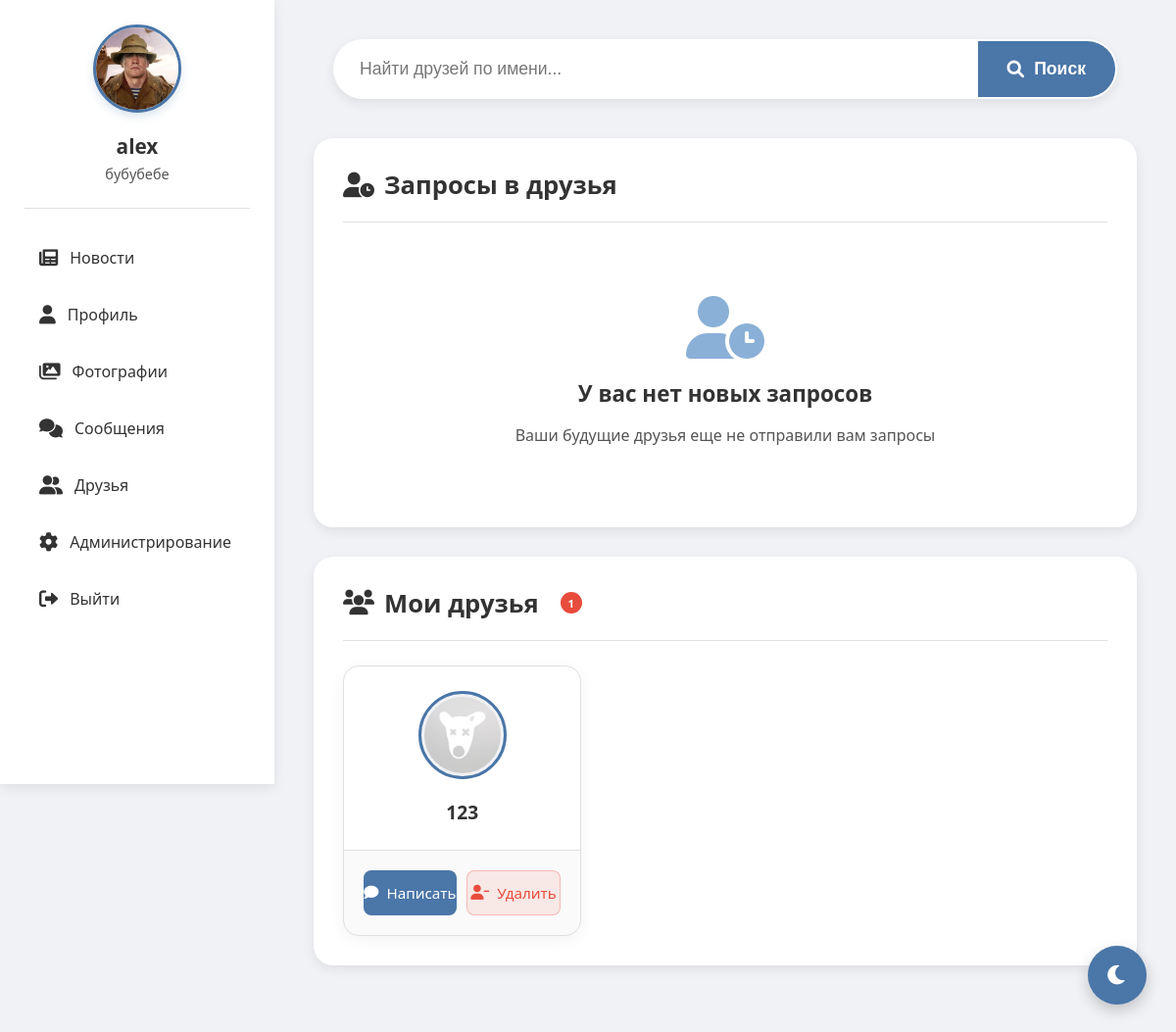
/friends (signed in), run on an earlier commit of the app's database.
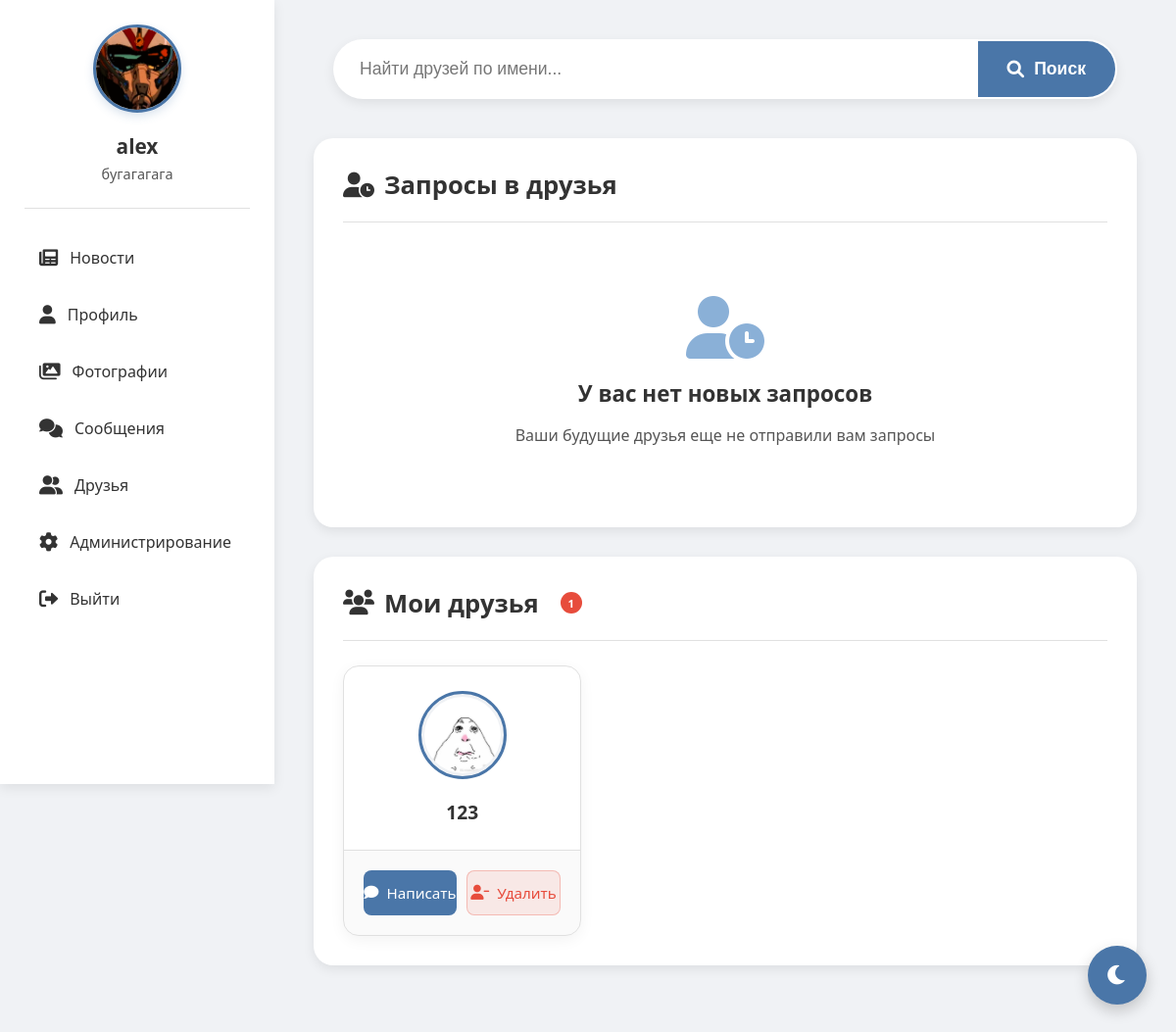
And on a later commit of the database.
### tables this page shows
CREATE TABLE users (
                id INTEGER PRIMARY KEY AUTOINCREMENT,
                username TEXT UNIQUE NOT NULL,
                password TEXT NOT NULL,
                email TEXT,
                bio TEXT,
                avatar TEXT, role TEXT DEFAULT 'user' CHECK(role IN ('admin', 'moderator', 'user')), is_online BOOLEAN DEFAULT FALSE, last_seen DATETIME, banner TEXT, is_blocked BOOLEAN DEFAULT 0, block_reason TEXT);

### routes/friends.py (the view)
@bp.route('/friends', methods=['GET'])
def friends():
    if 'user_id' not in session:
        return redirect(url_for('auth.index'))
    user_id = session['user_id']
    conn = get_db()
    c = conn.cursor()
    c.execute("SELECT * FROM users WHERE id = ?", (user_id,))
    user = c.fetchone()
    c.execute('''SELECT users.id, users.username, users.avatar
                FROM friends
                JOIN users ON friends.user_id = users.id
                WHERE friends.friend_id = ? AND friends.status = 'pending' ''', (user_id,))
    requests = c.fetchall()
    c.execute('''SELECT users.id, users.username, users.avatar
                FROM friends
                JOIN users ON friends.friend_id = users.id
                WHERE friends.user_id = ? AND friends.status = 'accepted'
                UNION
                SELECT users.id, users.username, users.avatar
                FROM friends
                JOIN users ON friends.user_id = users.id
                WHERE friends.friend_id = ? AND friends.status = 'accepted'
                ORDER BY username''', (user_id, user_id))
    friends_list = c.fetchall()
    search_query = request.args.get('search', '')
    search_results = []
    if search_query:
        c.execute("SELECT id, username, avatar FROM users WHERE username LIKE ? AND id != ?",
                 (f'%{search_query}%', user_id))
        search_results = c.fetchall()
    conn.close()
    return render_template('friends.html',
                         user=user,
                         requests=requests,
                         friends=friends_list,
                         search_results=search_results,
                         search_query=search_query)

### app.py (called while the page is built)
def _gen_csrf_token():
    import secrets
    token = session.get('_csrf_token')
    if not token:
        token = secrets.token_urlsafe(32)
        session['_csrf_token'] = token
    return token

@app.context_processor
def inject_csrf():
    return {'csrf_token': _gen_csrf_token()}

@app.before_request
def csrf_protect():
    if request.method in ('POST','PUT','PATCH','DELETE'):
        if request.path.startswith('/socket.io') or request.path.startswith('/static'):
            return None
        if request.endpoint in {'auth.index'}:
            if not session.get('_csrf_token'):
                return None
        token = None
        token = request.headers.get('X-CSRFToken') or request.headers.get('X-CSRF-Token')
        if not token:
            token = request.form.get('csrf_token') or request.args.get('csrf_token')
        if not token and request.is_json:
            try:
                token = (request.get_json(silent=True) or {}).get('csrf_token')
            except Exception:
                token = None
        if not token or token != session.get('_csrf_token'):
            return ('CSRF token missing or invalid', 400)

@app.before_request
def enforce_account_block():
    try:
        if request.path.startswith('/static') or request.path.startswith('/socket.io'):
            return None
        if request.endpoint in {'auth.blocked', 'auth.index', 'static.static_files'}:
            return None
        if 'user_id' not in session:
            return None
        from models import get_db
        conn = get_db()
        c = conn.cursor()
        c.execute('SELECT is_blocked, block_reason FROM users WHERE id = ?', (session['user_id'],))
        row = c.fetchone()
        conn.close()
        if row and row['is_blocked']:
            reason = row['block_reason'] or 'Профиль заблокирован администратором'
            return render_template('blocked.html', reason=reason)
    except Exception:
        return None

### models.py (called while the page is built)
def get_db():
    conn = sqlite3.connect('social_network.db')
    conn.row_factory = sqlite3.Row
    return conn

### templates/friends.html (shortened to what this page needs)
<!DOCTYPE html>
<html lang="ru">
<head>
    <link href="https://cdnjs.cloudflare.com/ajax/libs/font-awesome/6.0.0/css/all.min.css" rel="stylesheet">
</head>
<body>
    <div class="sidebar">
        <div class="profile-card">
            <img src="{% if user[5] %}{{ url_for('static', filename='uploads/' + user[5]) }}{% else %}{{ url_for('static', filename='uploads/default_avatar.png') }}{% endif %}"
                 alt="Avatar"
                 onerror="this.onerror=null; this.src='{{ url_for('static', filename='uploads/default_avatar.png') }}'">
            <h3>{{ user[1] }}</h3>
            <p>{{ user[4] or 'Статус не указан' }}</p>
        </div>
        <div class="nav">
                <a href="{{ url_for('feed.feed') }}">
                    <i class="fas fa-newspaper"></i> Новости
                </a>
                <a href="{{ url_for('profile.profile') }}">
                    <i class="fas fa-user"></i> Профиль
                </a>
                <a href="{{ url_for('gallery.gallery') }}">
                    <i class="fas fa-images"></i> Фотографии
                </a>
                <a href="{{ url_for('messages.messages') }}" {% if active_page == 'messages' %}class="active"{% endif %}>
                    <i class="fas fa-comments"></i> Сообщения
                </a>
                <a href="{{ url_for('friends.friends') }}" {% if active_page == 'friends' %}class="active"{% endif %}>
                    <i class="fas fa-user-friends"></i> Друзья
                </a>
                {% if user[6] == 'admin' %}
                <a href="{{ url_for('admin.admin') }}" {% if active_page == 'admin' %}class="active"{% endif %}>
                    <i class="fas fa-cog"></i> Администрирование
                </a>
                {% endif %}
                <a href="{{ url_for('static.logout') }}">
                    <i class="fas fa-sign-out-alt"></i> Выйти
                </a>
            </div>
    </div>
    <div class="content">
        <div class="search-container">
            <form method="GET" action="{{ url_for('friends.friends') }}">
                <div class="search-wrapper">
                    <input type="text" name="search" placeholder="Найти друзей по имени..." value="{{ search_query }}">
                    <button type="submit">
                        <i class="fas fa-search"></i> <span>Поиск</span>
                    </button>
                </div>
            </form>
        </div>
        <div class="section">
            <div class="section-title">
                <h2><i class="fas fa-user-clock"></i> Запросы в друзья {% if requests %}<span class="badge">{{ requests|length }}</span>{% endif %}</h2>
            </div>
            {% if requests %}
            <div class="friends-grid">
                {% for req in requests %}
                <div class="friend-card">
                    <div class="friend-header">
                        <img src="{{ url_for('static', filename='uploads/' + req[2]) if req[2] else url_for('static', filename='uploads/default_avatar.png') }}"
                             class="friend-avatar" alt="{{ req[1] }}"
                             onerror="this.onerror=null; this.src='{{ url_for('static', filename='uploads/default_avatar.png') }}'">
                        <div class="friend-name">{{ req[1] }}</div>
                    </div>
                    <div class="friend-actions">
                        <a href="{{ url_for('friends.accept_friend', friend_id=req[0]) }}" class="btn-accept">
                            <i class="fas fa-check"></i> Принять
                        </a>
                        <a href="{{ url_for('friends.remove_friend', friend_id=req[0]) }}" class="btn-reject">
                            <i class="fas fa-times"></i> Отклонить
                        </a>
                    </div>
                </div>
                {% endfor %}
            </div>
            {% else %}
            <div class="empty-state">
                <i class="fas fa-user-clock"></i>
                <h3>У вас нет новых запросов</h3>
                <p>Ваши будущие друзья еще не отправили вам запросы</p>
            </div>
            {% endif %}
        </div>
        <div class="section">
            <div class="section-title">
                <h2><i class="fas fa-users"></i> Мои друзья {% if friends %}<span class="badge">{{ friends|length }}</span>{% endif %}</h2>
            </div>
            {% if friends %}
            <div class="friends-grid">
                {% for friend in friends %}
                <div class="friend-card">
                    <div class="friend-header">
                        <img src="{{ url_for('static', filename='uploads/' + friend[2]) if friend[2] else url_for('static', filename='uploads/default_avatar.png') }}"
                             class="friend-avatar" alt="{{ friend[1] }}"
                             onerror="this.onerror=null; this.src='{{ url_for('static', filename='uploads/default_avatar.png') }}'">
                        <div class="friend-name">{{ friend[1] }}</div>
                    </div>
                    <div class="friend-actions">
                        <a href="{{ url_for('messages.messages', friend_id=friend[0]) }}" class="btn-message">
                            <i class="fas fa-comment"></i> Написать
                        </a>
                        <a href="{{ url_for('friends.remove_friend', friend_id=friend[0]) }}" class="btn-remove">
                            <i class="fas fa-user-minus"></i> Удалить
                        </a>
                    </div>
                </div>
                {% endfor %}
            </div>
            {% else %}
            <div class="empty-state">
                <i class="fas fa-users"></i>
                <h3>У вас пока нет друзей</h3>
                <p>Найдите новых друзей через поиск!</p>
            </div>
            {% endif %}
        </div>
    </div>
    <button class="theme-toggle" id="themeToggle">
        <i class="fas fa-moon"></i>
    </button>
</body>
</html>

What changed in the data, as far as the page shows it:
changed users "alex": avatar: a different picture; bio "бубубебе" → "бугагагага"
changed users (number 2 of 2 on the later page): avatar: picture added in place of a placeholder
